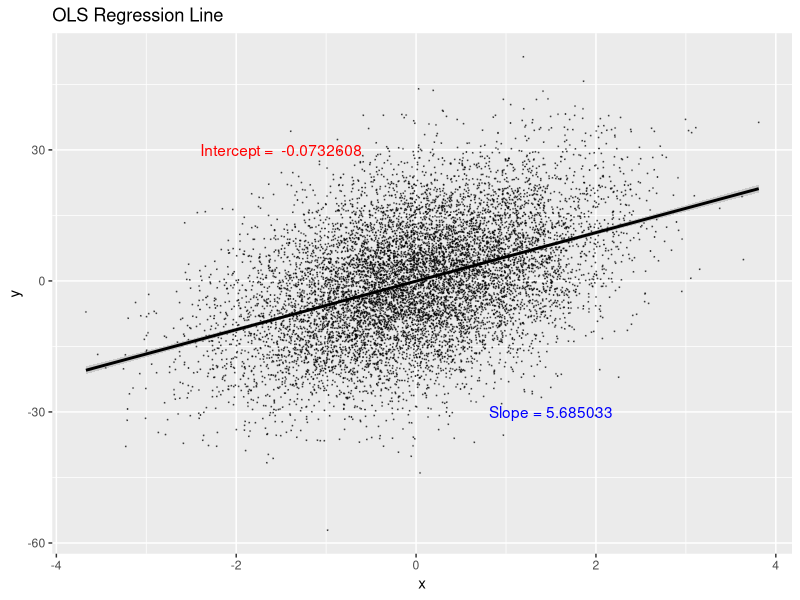

Write the R code that produced this figure.
## ---- chunk 1
library(tidyverse)

set.seed(1)
tb <- tibble(
  x = rnorm(10000),
  u = rnorm(10000),
  y = 5.5*x + 12*u
) 

reg_tb <- tb %>% 
  lm(y ~ x, .) %>%
  print()

reg_tb$coefficients

tb <- tb %>% 
  mutate(
    yhat1 = predict(lm(y ~ x, .)),
    yhat2 = 0.0732608 + 5.685033*x, 
    uhat1 = residuals(lm(y ~ x, .)),
    uhat2 = y - yhat2
  )

summary(tb[-1:-3])

tb %>% 
  lm(y ~ x, .) %>% 
  ggplot(aes(x=x, y=y)) + 
  ggtitle("OLS Regression Line") +
  geom_point(size = 0.05, color = "black", alpha = 0.5) +
  geom_smooth(method = lm, color = "black") +
  annotate("text", x = -1.5, y = 30, color = "red", 
           label = paste("Intercept = ", -0.0732608)) +
  annotate("text", x = 1.5, y = -30, color = "blue", 
           label = paste("Slope =", 5.685033))
## ---- chunk 2


set.seed(1)

tb <- tibble(
  x = 9*rnorm(10),
  u = 36*rnorm(10),
  y = 3 + 2*x + u,
  yhat = predict(lm(y ~ x)),
  uhat = residuals(lm(y ~ x))
)

summary(tb)
colSums(tb)
